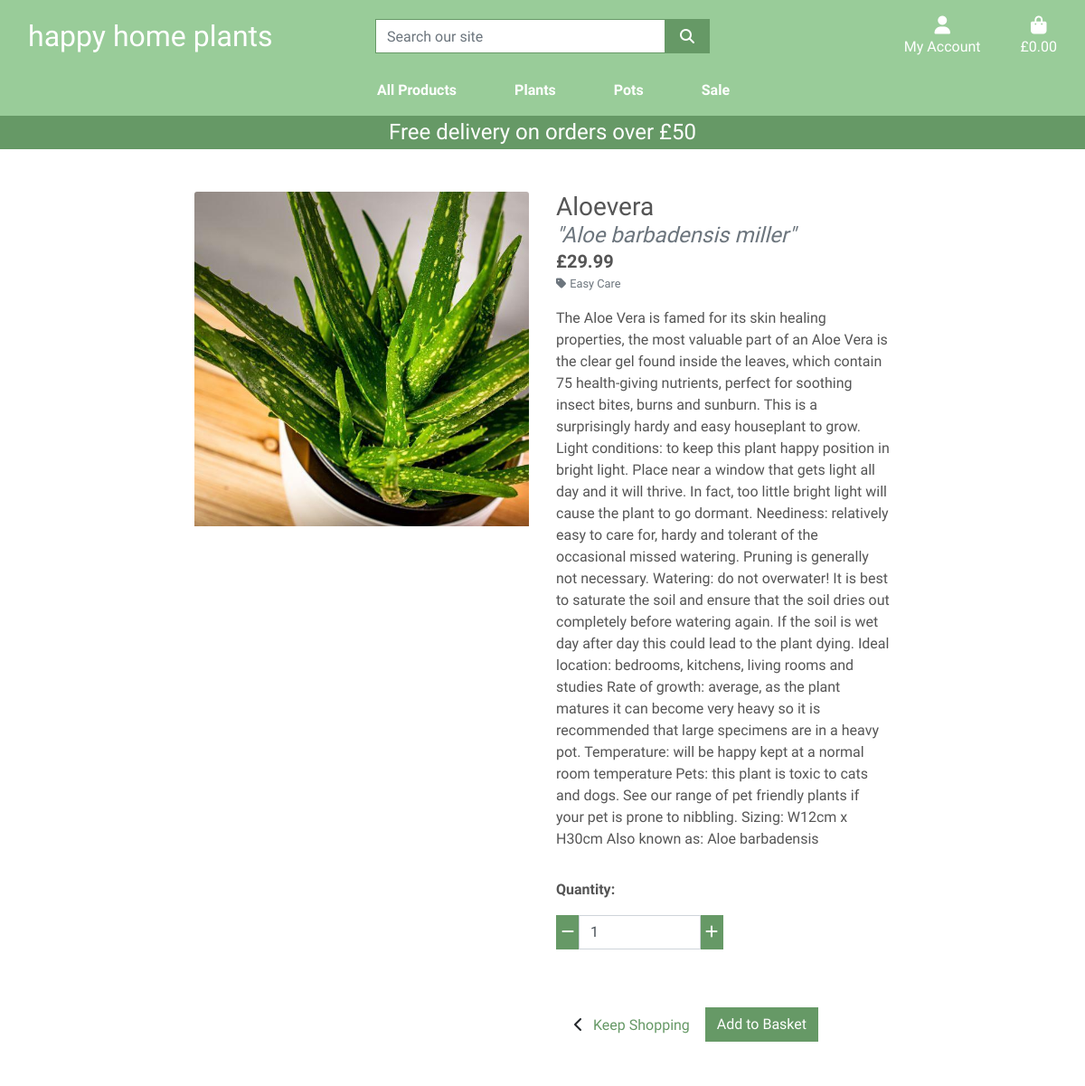
The app's page /products/2 with its own data.
### products/models.py (models this page shows, shortened)
class Product(models.Model):
    category = models.ForeignKey(
        'Category', null=True, blank=True, on_delete=models.SET_NULL)
    name = models.CharField(max_length=254)
    friendly_name = models.CharField(max_length=254, null=True, blank=True)
    alternate_name = models.CharField(max_length=254, blank=True)
    price = models.DecimalField(max_digits=6, decimal_places=2)
    description = models.TextField()
    image = models.ImageField(null=True, blank=True)
    image_url = models.URLField(max_length=1024, null=True, blank=True)
    height = models.CharField(max_length=4, null=True, blank=True)

class Category(models.Model):
    class Meta:
        verbose_name_plural = "Categories"
    name = models.CharField(max_length=254)
    friendly_name = models.CharField(max_length=254, null=True, blank=True)

### products/views.py (the view)
# urls.py: path('<product_id>', views.product_detail, name='product_detail')
def product_detail(request, product_id):
    product = get_object_or_404(Product, pk=product_id)
    context = {
        'product': product,
    }
    return render(request, 'products/product_detail.html', context)

### basket/contexts.py (called while the page is built, shortened)
def basket_contents(request):
    basket_items = []
    total = 0
    product_count = 0
    basket = request.session.get('basket', {})
    if total < settings.FREE_DELIVERY_THRESHOLD:
        delivery = total * Decimal(settings.STANDARD_DELIVERY_PERCENTAGE / 100)
        free_delivery_delta = settings.FREE_DELIVERY_THRESHOLD - total
    else:
        delivery = 0
        free_delivery_delta = 0
    grand_total = delivery + total
    context = {
        'basket_items': basket_items,
        'total': total,
        'product_count': product_count,
        'delivery': delivery,
        'free_delivery_delta': free_delivery_delta,
        'free_delivery_threshold': settings.FREE_DELIVERY_THRESHOLD,
        'grand_total': grand_total,
    }
    return context

### products/templates/products/product_detail.html (shortened to what this page needs)
{% extends "base.html" %}
{% load static %}
{% block page_header %}
    <div class="container header-container">
    </div>
{% endblock %}
{% block content %}
    <div class="overlay"></div>
    <div class="container-fluid">
       <div class="row">
           <div class="col-12 col-md-6 col-lg-4 offset-lg-2">
               <div class="image-container my-5">
                   {% if product.image %}
                        <a href="{{ product.image.url }}" target="_blank">
                            <img src="{{ product.image.url }}" alt="{{ product.name }}" class="card-img-top img-fluid">
                        </a>
                    {% else %}
                        <a href="">
                            <img src="{{ MEDIA_URL }}noimage.png" alt="{{ product.name }}" class="card-img-top img-fluid">
                        </a>
                    {% endif %}
               </div>
           </div>
           <div class="col-12 col-md-6 col-lg-4">
               <div class="product-details-container mb-5 mt-md-5 text-left">
                   <h3 class="mb-0">{{ product.friendly_name }}</h3>
                   {% if product.alternate_name %}
                   <h4 class="mb-0 text-muted"><i>"{{ product.alternate_name }}"</i></h4>
                   {% endif %}
                   <p class="lead mb-0 text-left font-weight-bold">£{{ product.price }}</p>
                    {% if product.category %}
                        <p class="small nt-1 mb-0">
                            <a href="{% url 'products' %}?category={{ product.category.name }}" class="text-muted">
                                <i class="fas fa-tag mr-1"></i>{{ product.category.friendly_name }}
                            </a>
                        </p>
                    {% endif %}
                   <p class="mt-3">{{ product.description }}</p>
                   <form class="form" action="{% url 'add_to_basket' product.id %}" method="POST">
                        <div class="form-row">
                            <div class="col-12">
                                <p class="mt-3 text-left"><strong>Quantity:</strong></p>
                                <div class="form-group w-50">
                                    <div class="input-group">
                                        <div class="input-group-prepend">
                                            <button class="decrement-qty b-darkgreen text-white rounded-0 border-0"
                                            data-item_id="{{ product.id }}" id="decrement-qty_{{ product.id }}">
                                                <i class="fas fa-minus"></i>
                                            </button>
                                        </div>
                                        <input class="form-control qty_input align-right" type="number"
                                        name="quantity" value="1" min="1" max="99"
                                        data-item_id="{{ product.id }}" id="id_qty_{{ product.id }}">
                                        <div class="input-group-append">
                                            <button class="increment-qty b-darkgreen text-white rounded-0 border-0"
                                            data-item_id="{{ product.id }}" id="increment-qty_{{ product.id }}">
                                                <i class="fas fa-plus"></i>
                                            </button>
                                        </div>
                                    </div>
                                </div>
                            </div>
                            <div class="col">
                                <a href="{% url 'products' %}" class="btn btn-outline-black rounded-0 mt-5">
                                    <span class="icon">
                                        <i class="fas fa-chevron-left"></i>
                                    </span>
                                    <span class="text-darkgreen text-left">Keep Shopping</span>
                                </a>
                                <input type="submit" class="btn btn-green rounded-0 text-darkgreen mt-5" value="Add to Basket">
                            </div>
                        </div>
                    </form>
               </div>
           </div>
       </div>
{% endblock %}

### static/css/base.css (style rules this page uses)
html { height: 100%; }
body { background: url('/media/background-image-happy-home-plants.jpeg') no-repeat center center fixed; background-size: cover; height: calc(100vh - 164px); color: #555; font-family: 'Didact Gothic', sans-serif; }
.b-darkgreen { background-color: #669966; }
.text-darkgreen { color: #669966; }
.overlay { height: 100%; width: 100%; top: 0; left: 0; position: fixed; background: white; z-index: -1; }
.icon { align-items: center; display: inline-flex; justify-content: center; height: 1.5rem; width: 1.5rem; }
.btn-green { background: #669966; color: white; }
.align-right { float: right; }
@media (min-width: 1200px) { .container { max-width: 80%; } }
@media (min-width: 992px) { .header-container { padding-top: 164px; } }

### records on screen
Product: image (picture), friendly_name "Aloevera", alternate_name "Aloe barbadensis miller", price "29.99", category.friendly_name "Easy Care", description "The Aloe Vera is famed for its skin healing properties, the most valuable part of an Aloe Vera is the clear gel found inside the leaves, which contain 75 health-giving nutrients, perfect for soothing insect bites, burns and sunburn. This is a surprisingly hardy and easy houseplant to grow. Light conditions: to keep this plant happy position in bright light. Place near a window that gets light all day and it will thrive. In fact, too little bright light will cause the plant to go dormant. Neediness: relatively easy to care for, hardy and tolerant of the occasional missed watering. Pruning is generally not necessary. Watering: do not overwater! It is best to saturate the soil and ensure that…"

### other values on screen
{{ free_delivery_threshold }} "50"
